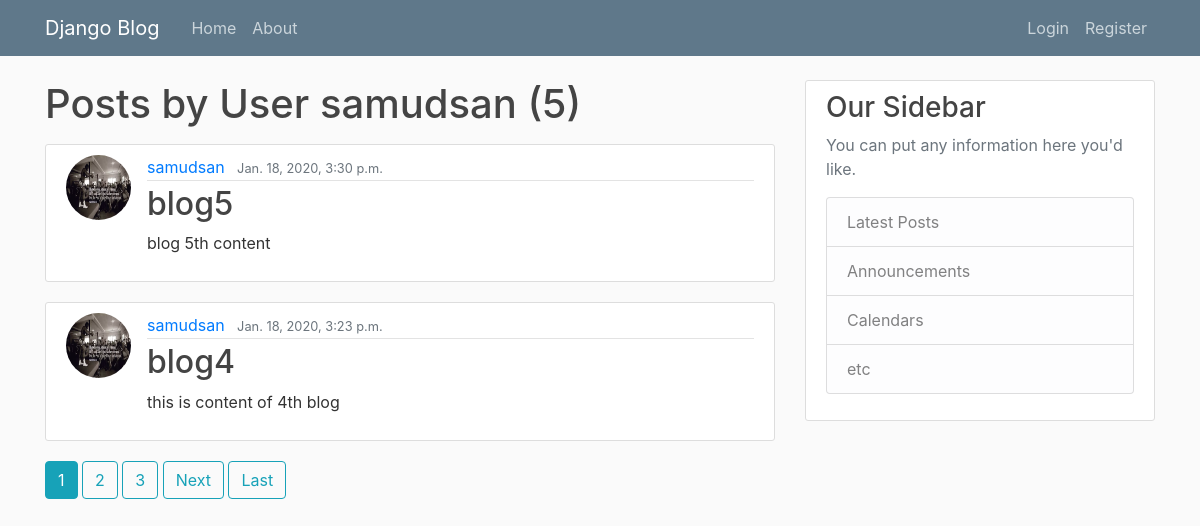
/blog/post/samudsan/, run on an earlier commit of the app's database.
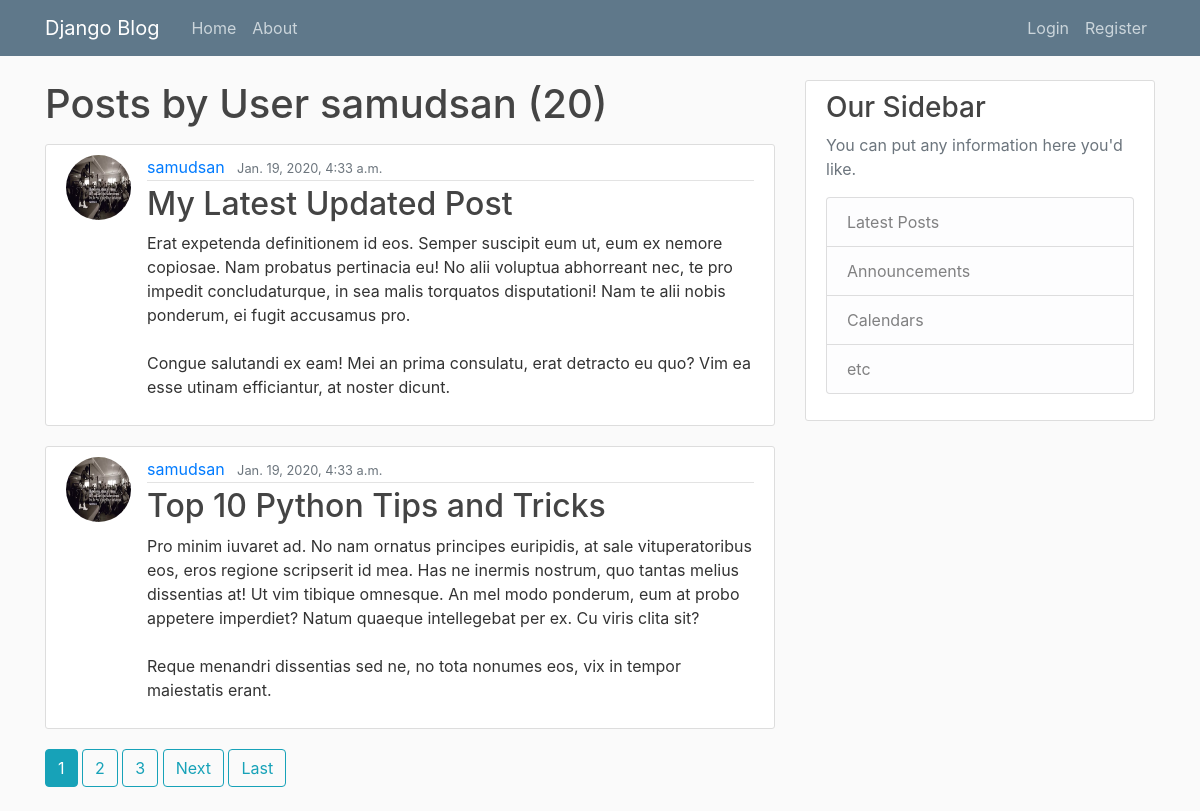
And on a later commit of the database.
### blog/models.py (models this page shows, shortened)
class Post(models.Model):
    title = models.CharField(max_length=100)
    content = models.TextField()
    date_posted = models.DateTimeField(default=timezone.now)
    author = models.ForeignKey(User, on_delete=models.CASCADE)

### users/models.py (models this page shows, shortened)
class Profile(models.Model):
    user = models.OneToOneField(User, on_delete=models.CASCADE)
    image = models.ImageField(default='default.jpg', upload_to='profile_pics')

### blog/views.py (the view)
# urls.py: path('post/<str:username>/', UserPostListView.as_view(), name='user-posts'),
class UserPostListView(ListView):
    model = Post
    template_name = 'blog/user_posts.html'
    context_object_name = 'posts'
    paginate_by = 2
    def get_queryset(self):
        user = get_object_or_404(User, username = self.kwargs.get('username'))
        return Post.objects.filter(author= user).order_by('-date_posted')

### blog/templates/blog/user_posts.html (shortened to what this page needs)
{% extends "blog/base.html" %}
{% block content %}
    <h1 class="mb-3">Posts by User {{ view.kwargs.username }} ({{ page_obj.paginator.count }})</h1>
    {% for post in posts %}
        <article class="media content-section">
          <img class='rounded-circle article-img' src={{ post.author.profile.image.url }}>
          <div class="media-body">
            <div class="article-metadata">
              <a class="mr-2" href="{% url 'user-posts' post.author.username%}">{{ post.author }}</a>
              <small class="text-muted">{{ post.date_posted }}</small>
            </div>
            <h2><a class="article-title" href="{% url 'post-detail' post.id %}">{{ post.title }}</a></h2>
            <p class="article-content">{{ post.content }}</p>
          </div>
        </article>
    {% endfor %}
    {% for num in page_obj.paginator.page_range %}
        {% if page_obj.number == num  %}
            <a class="btn btn-info mb-4" href="?page={{ num }}">{{ num }}</a>
        {% elif num > page_obj.number|add:'-3' and num < page_obj.number|add:'3' %}
            <a class="btn btn-outline-info mb-4" href="?page={{ num }}">{{ num }}</a>
        {% endif %}
    {% endfor %}
    {% if page_obj.has_next %}
        <a class="btn btn-outline-info mb-4" href="?page={{ page_obj.next_page_number }}">Next</a>
        <a class="btn btn-outline-info mb-4" href="?page{{ page_obj.paginator.num_pages }}">Last</a>
    {%  endif %}
{% endblock content %}

### blog/templates/blog/base.html (shortened to what this page needs)
{% load static %}
<html lang="en">
<head>
    <link rel="stylesheet" href="https://maxcdn.bootstrapcdn.com/bootstrap/4.0.0/css/bootstrap.min.css">
    <link rel="stylesheet" type = "text/css" href="{% static 'blog/main.css' %}">
</head>
<body>
<header class="site-header">
    <nav class="navbar navbar-expand-md navbar-dark bg-steel fixed-top">
        <div class="container">
            <a class="navbar-brand mr-4" href="{% url 'blog-home' %}">Django Blog</a>
            <div class="collapse navbar-collapse" id="navbarToggle">
                <div class="navbar-nav mr-auto">
                    <a class="nav-item nav-link" href="{% url 'blog-home' %}">Home</a>
                    <a class="nav-item nav-link" href="{% url 'blog-about' %}">About</a>
                </div>
                <div class="navbar-nav">
                    {% if user.is_authenticated %}
                    <a class="nav-item nav-link" href="{% url 'post-create' %}">New Post</a>
                    <a class="nav-item nav-link" href="{% url 'profile' %}">Profile</a>
                    <a class="nav-item nav-link" href="{% url 'logout' %}">Logout</a>
                    {% else %}
                    <a class="nav-item nav-link" href="{% url 'login' %}">Login</a>
                    <a class="nav-item nav-link" href="{% url 'register' %}">Register</a>
                    {% endif  %}
                </div>
            </div>
        </div>
    </nav>
</header>
<main role="main" class="container">
    <div class="row">
        <div class="col-md-8">
            {% block content %} {% endblock %}
        </div>
        <div class="col-md-4">
            <div class="content-section">
                <h3>Our Sidebar</h3>
                <p class='text-muted'>You can put any information here you'd like.
                <ul class="list-group">
                    <li class="list-group-item list-group-item-light">Latest Posts</li>
                    <li class="list-group-item list-group-item-light">Announcements</li>
                    <li class="list-group-item list-group-item-light">Calendars</li>
                    <li class="list-group-item list-group-item-light">etc</li>
                </ul>
                </p>
            </div>
        </div>
    </div>
</main>
</body>
</html>

### blog/static/blog/main.css (style rules this page uses)
body { background: #fafafa; color: #333333; margin-top: 5rem; }
h1, h2, h3, h4, h5, h6 { color: #444444; }
ul { margin: 0; }
.bg-steel { background-color: #5f788a; }
.site-header .navbar-nav .nav-link { color: #cbd5db; }
.content-section { background: #ffffff; padding: 10px 20px; border: 1px solid #dddddd; border-radius: 3px; margin-bottom: 20px; }
.article-title { color: #444444; }
.article-content { white-space: pre-line; }
.article-img { height: 65px; width: 65px; margin-right: 16px; }
.article-metadata { padding-bottom: 1px; margin-bottom: 4px; border-bottom: 1px solid #e3e3e3 }

What changed in the data, as far as the page shows it:
no longer on this page (row unchanged): Post: author.profile.image (picture), author "samudsan", date_posted "Jan. 18, 2020, 3:30 p.m.", title "blog5", content "blog 5th content"
no longer on this page (row unchanged): Post: author.profile.image (picture), author "samudsan", date_posted "Jan. 18, 2020, 3:23 p.m.", title "blog4", content "this is content of 4th blog"
added Post: author.profile.image (picture), author "samudsan", date_posted "Jan. 19, 2020, 4:33 a.m.", title "My Latest Updated Post", content "Erat expetenda definitionem id eos. Semper suscipit eum ut, eum ex nemore copiosae. Nam probatus pertinacia eu! No alii voluptua abhorreant nec, te pro impedit concludaturque, in sea malis torquatos disputationi! Nam te alii nobis ponderum, ei fugit accusamus pro. Congue salutandi ex eam! Mei an prima consulatu, erat detracto eu quo? Vim ea esse utinam efficiantur, at noster dicunt."
added Post: author.profile.image (picture), author "samudsan", date_posted "Jan. 19, 2020, 4:33 a.m.", title "Top 10 Python Tips and Tricks", content "Pro minim iuvaret ad. No nam ornatus principes euripidis, at sale vituperatoribus eos, eros regione scripserit id mea. Has ne inermis nostrum, quo tantas melius dissentias at! Ut vim tibique omnesque. An mel modo ponderum, eum at probo appetere imperdiet? Natum quaeque intellegebat per ex. Cu viris clita sit? Reque menandri dissentias sed ne, no tota nonumes eos, vix in tempor maiestatis erant."
Also different on the page:
{{ page_obj.paginator.count }}: "5" → "20"
